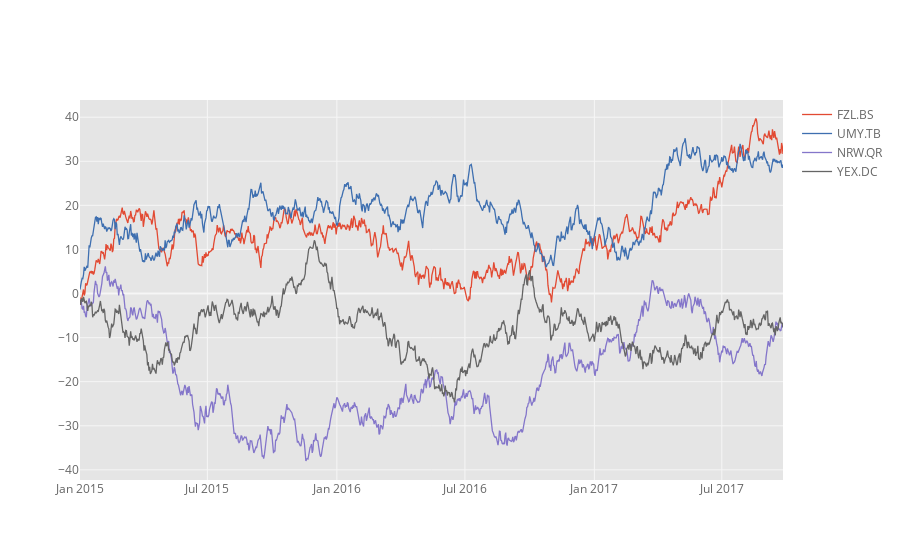

This figure's notebook cell:
### Code cell
df=cf.datagen.lines(4,1000)
df.iplot()

### Figure 1 — Plotly figure (JSON) as saved in the notebook; plotly's stock layout.template omitted (floating-point values rounded to 4 significant figures; data arrays with more than 128 entries replaced by an {"elided": "..."} marker saying what was removed)
{"data": [{"line": {"color": "rgba(226, 74, 51, 1.0)", "dash": "solid", "shape": "linear", "width": 1.3}, "mode": "lines", "name": "FZL.BS", "text": "", "type": "scatter", "x": {"elided": "1000 str values"}, "y": {"elided": "1000 float values"}}, {"line": {"color": "rgba(62, 111, 176, 1.0)", "dash": "solid", "shape": "linear", "width": 1.3}, "mode": "lines", "name": "UMY.TB", "text": "", "type": "scatter", "x": {"elided": "1000 str values"}, "y": {"elided": "1000 float values"}}, {"line": {"color": "rgba(132, 118, 202, 1.0)", "dash": "solid", "shape": "linear", "width": 1.3}, "mode": "lines", "name": "NRW.QR", "text": "", "type": "scatter", "x": {"elided": "1000 str values"}, "y": {"elided": "1000 float values"}}, {"line": {"color": "rgba(101, 101, 101, 1.0)", "dash": "solid", "shape": "linear", "width": 1.3}, "mode": "lines", "name": "YEX.DC", "text": "", "type": "scatter", "x": {"elided": "1000 str values"}, "y": {"elided": "1000 float values"}}], "layout": {"legend": {"bgcolor": "#FFFFFF", "font": {"color": "#666666"}}, "paper_bgcolor": "#FFFFFF", "plot_bgcolor": "#E5E5E5", "title": {"font": {"color": "#151516"}}, "xaxis": {"gridcolor": "#F6F6F6", "showgrid": true, "tickfont": {"color": "#666666"}, "title": {"font": {"color": "#666666"}, "text": ""}, "zerolinecolor": "#F6F6F6"}, "yaxis": {"gridcolor": "#F6F6F6", "showgrid": true, "tickfont": {"color": "#666666"}, "title": {"font": {"color": "#666666"}, "text": ""}, "zerolinecolor": "#F6F6F6"}}}
